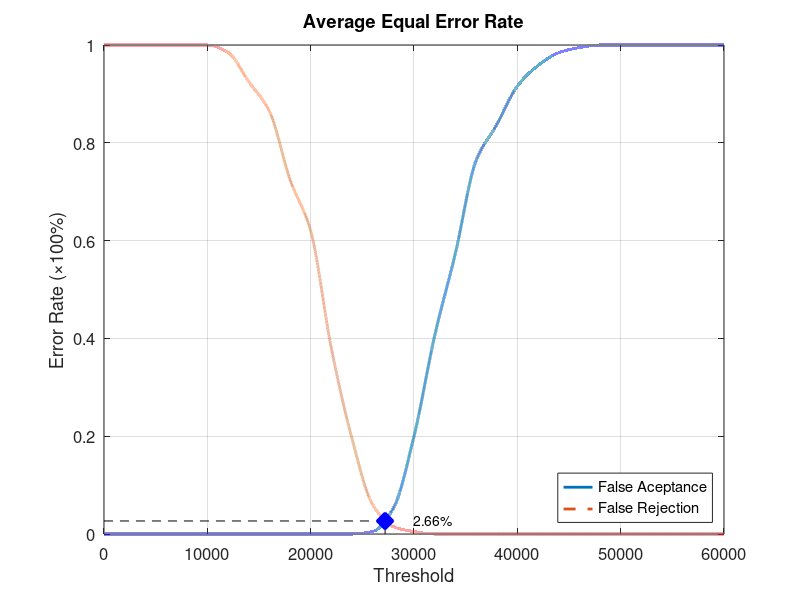
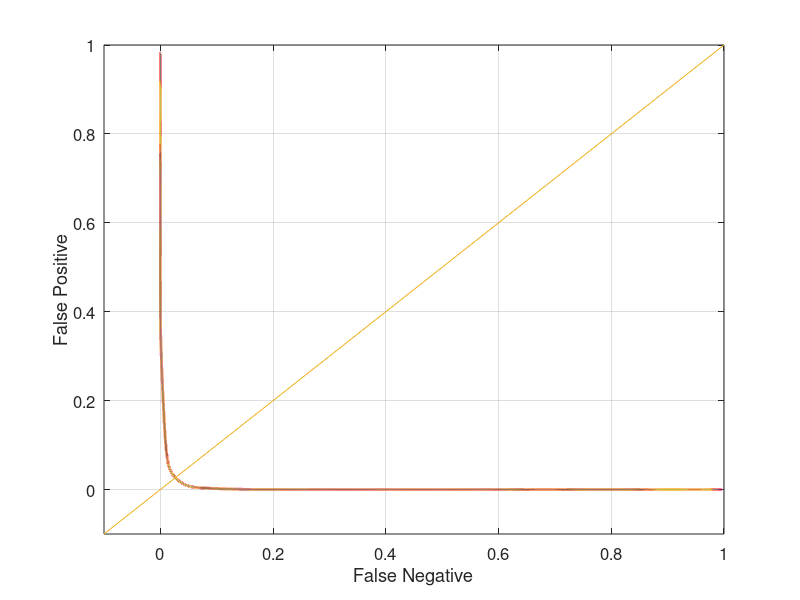

MATLAB code for these plots, in order:
function yEER = Database5_1
close all;
clear;
clc;
x = 0:2000:60000;
xq = 0:0.5:60000;

y0 = [0 0 0 0 0 0 0 0 0 0 0 0 0 0.00526316 0.0526316 0.2 0.405263 0.573684 0.763158 0.836842 0.915789 0.957895 0.984211 0.994737 1 1 1 1 1 1 1];
yy0 = interp1(x, y0, xq, 'pchip');
y1 = [1 1 1 1 1 1 0.985 0.925 0.865 0.725 0.62 0.38 0.195 0.06 0.015 0.005 0 0 0 0 0 0 0 0 0 0 0 0 0 0 0];
yy1 = interp1(x, y1, xq, 'pchip');

% Calculating EER: 
y2 = abs(y0 - y1);
find(y2 == min(y2))
yy2 = abs(yy0 - yy1);
xEER = find(yy2 == min(yy2));
xEERIndex = xq(xEER) % X-axis EER
yEER = yy0(xEER) % Y-axis EER

main = figure
plot(xq, yy0,'-','LineWidth', 2);	hold on
plot(xq, yy1,'--','LineWidth', 2);	hold on
plot([xEERIndex xEERIndex], [0 yEER], 'k--');	hold on
plot([0 xEERIndex], [yEER yEER], 'k--');	hold on
plot(xEERIndex, yEER, 'bx', 'LineWidth', 10);	hold on
text(xEERIndex + 10 * xEERIndex / 100, yEER, [num2str(round((10000 * yEER)) / 100) '%'])
legend('False Aceptance', 'False Rejection', 'Location', 'SouthEast')
xlabel('Threshold')
ylabel('Error Rate (\times100%)')
title('Average Equal Error Rate')
set(gca, 'FontSize', 12)
axis([0 60000 0 1])
grid on

print(main, 'Database5_1Main', '-dpng');
FNRxFPR = figure('Color', [1 1 1]);
plot(yy1, yy0, '-', yy1, yy0, 'LineWidth', 2);
hold on
y = -0.1:0.1:1
plot(y, y); 
set(gca, 'FontSize', 12)
xlabel('False Negative')
ylabel('False Positive')
axis([-0.1 1 -0.1 1])
set(gca, 'FontSize', 12)
grid on

print(FNRxFPR, 'Database5_1FNRxFPR','-dpng');
end
